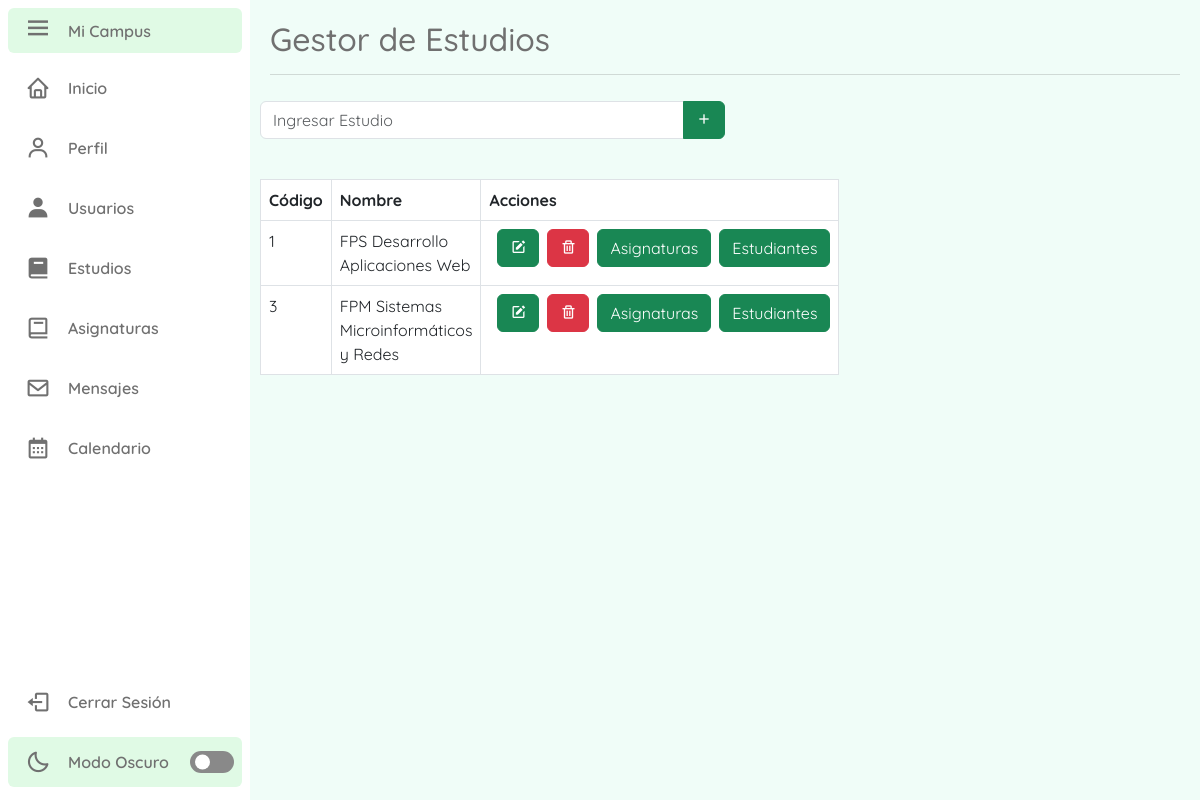
The page /estudios (signed in) on the database its author committed.
### tables this page shows
CREATE TABLE `modulos` (
  `moduloID` int(11) NOT NULL,
  `nombre` varchar(225) DEFAULT NULL
);

### Controllers/templateC.php (called while the page is built)
<?php
    class Template{
        public function LlamarTemplate(){
            include "Views/main.php";
        }
    }
?>

### index.php (called while the page is built, shortened)
<?php
    require_once "Controllers/templateC.php";
    require_once "Controllers/estudiosC.php";
    require_once "Models/estudiosM.php";
    $template = new Template();
    $template -> LlamarTemplate();
?>

### Controllers/estudiosC.php (called while the page is built, shortened)
<?php
    class EstudiosC{
        public static function MostrarEstudiosC(){
            $tablaBD = "modulos";
            $result = EstudiosM::MostrarEstudiosM($tablaBD);
            return $result;
        }
    }
?>

### Models/Conexion.php (called while the page is built)
<?php
    class Conexion{
        public static function conexionBD(){
            $bd = new PDO("mysql:host=localhost;dbname=campus;", "root", "");
            $bd -> exec("SET NAMES utf8");
            return $bd;
        }
    }
?>

### Models/estudiosM.php (called while the page is built, shortened)
<?php
    require_once "Conexion.php";
    class EstudiosM extends Conexion{
        public static function MostrarEstudiosM($tablaBD){
            $pdo = Conexion::conexionBD() -> prepare("SELECT * FROM $tablaBD");
            $pdo -> execute();
            return $pdo -> fetchAll();
        }
    }
?>

### Views/modulos/estudios.php (the view, shortened to what this page needs)
<div class="content">
    <section class="content-header">
       <h2>Gestor de Estudios</h2>
       <hr>
    </section>
    <section class= "content-box">
        <div class= box>
            <div class="box-header">
                <form method = post>
                    <div class="col-md-6 col-xs-12">
                        <?php
                        if($_SESSION["tipoUsuario"] == "Admin"){
                            echo'<div class="input-group mb-3">
                            <input type="text" name = "modulo" class = "form-control" placeholder="Ingresar Estudio" required>
                            <button type= "submit" class="btn btn-success"><i class="bx '.('bx-plus').'"></i></button>
                            </div>';
                        }
                        ?>
                    </div>
                </form>
            </div>
            <br>
            <div class="box-body">
                <div class="col-md-6 col-xs-12">
                    <table class="table table-bordered table-hover T">
                        <thead>
                            <tr>
                                <th>Código</th>
                                <th>Nombre</th>
                                <th>Acciones</th>
                            </tr>
                        </thead>
                        <tbody>
                            <?php
                                $result = EstudiosC::MostrarEstudiosC();
                                foreach($result as $key => $value){
                                echo '<tr>
                                        <td>'.$value["moduloID"].'</td>
                                        <td>'.$value["nombre"].'</td>
                                        <td>
                                            <div class="btn-group">';
                                            if($_SESSION["tipoUsuario"] == "Admin"){
                                            echo'<a href= "editarEstudios/'.$value["moduloID"].'">
                                                    <button class="btn btn-success"><i class="bx '.('bxs-edit').'"></i></button>
                                                </a>
                                                <a href= "#">
                                                    <button class="btn btn-danger EliminarEstudios" mID= "'.$value["moduloID"].'"><i class="bx '.('bx-trash').'"></i></button>
                                                </a>';
                                            }
                                            echo'<a href= "anadirAsignaturas/'.$value["moduloID"].'">
                                                    <button class="btn btn-success">Asignaturas</button>
                                                </a>
                                                <a href= "estudiantes/'.$value["moduloID"].'">
                                                    <button class="btn btn-success">Estudiantes</button>
                                                </a>
                                            </div>
                                        </td>
                                    </tr>';
                                }
                            ?>
                        </tbody>
                    </table>
                </div>
            </div>
        </div>
    </section>
</div>

### Views/CSS/style.css (style rules this page uses)
:root { --body-color: #F0FDF8 ; --sidebar-color: #ffffff; --primary-color: #2E9959; --primary-color-light: #E0FAE5; --text-color: #707070; --toggle-color: #898989; }
* { font-family: 'Quicksand', sans-serif; }
body { height: 100vh; background: var(--body-color); }
.content { position: relative; left: 250px; height: 100vh; width: calc(100% - 250px); padding: 10px; }
.content .content-header, p { font-size: 50px; font-weight: 500; color: var(--text-color); padding: 10px; }
.btn { margin-left: 8px; }
table thead { background: var(--primary-color); color: var(--sidebar-color); }
table tbody { background: white; }

### rows shown on the page
modulos: moduloID "1", nombre "FPS Desarrollo Aplicaciones Web"
modulos: moduloID "3", nombre "FPM Sistemas Microinformáticos y Redes"
